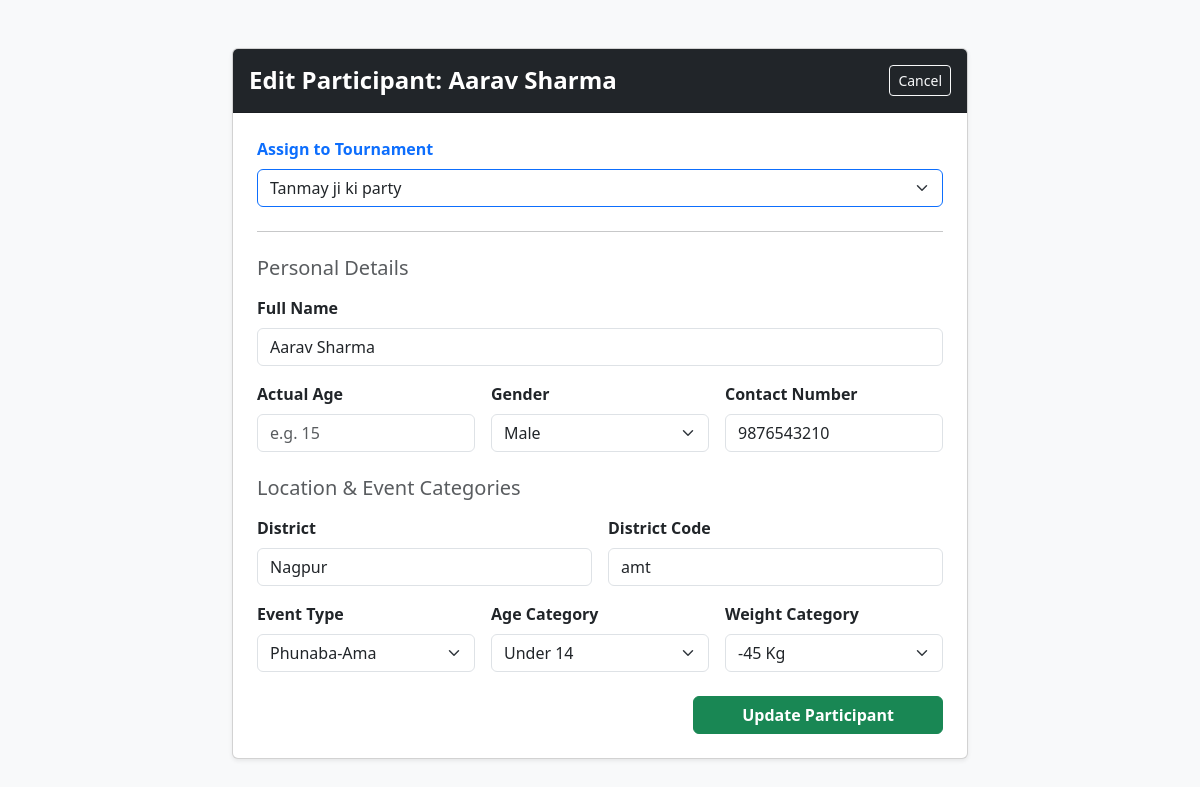
The page /participants/22/edit/ (signed in) on the database its author committed.
### thangta/models.py (models this page shows, shortened)
class Participant(models.Model):
    class GenderChoices(models.TextChoices):
        MALE = 'Male', 'Male'
        FEMALE = 'Female', 'Female'
    class EventTypeChoices(models.TextChoices):
        PHUNABA_AMA = 'Phunaba-Ama', 'Phunaba-Ama'
        PHUNABA_ANISHUBA = 'Phunaba-Anishuba', 'Phunaba-Anishuba'
    class AgeCategory(models.TextChoices):
        UNDER_14 = 'U14', 'Under 14'
        UNDER_18 = 'U18', 'Under 18'
        OVER_18 = 'O18', 'Over 18'
    class WeightCategory(models.TextChoices):
        MINUS_21 = '-21', '-21 Kg'
        MINUS_25 = '-25', '-25 Kg'
        MINUS_29 = '-29', '-29 Kg'
        MINUS_33 = '-33', '-33 Kg'
        MINUS_37 = '-37', '-37 Kg'
        MINUS_40 = '-40', '-40 Kg'
        MINUS_41 = '-41', '-41 Kg'
        MINUS_44 = '-44', '-44 Kg'
        MINUS_45 = '-45', '-45 Kg'
        MINUS_49 = '-49', '-49 Kg'
        MINUS_52 = '-52', '-52 Kg'
        MINUS_53 = '-53', '-53 Kg'
        MINUS_56 = '-56', '-56 Kg'
        MINUS_75 = '-75', '-75 Kg'
        PLUS_53 = '+53', '+53 Kg'
    tournament = models.ForeignKey(
        Tournament,
        on_delete=models.CASCADE,
        related_name='participants',
        null=True, blank=True
    )
    name = models.CharField(max_length=200, null=True, blank=True)
    actual_age = models.IntegerField(null=True, blank=True, help_text="Age in numbers")
    date_of_birth = models.DateField(null=True, blank=True) # Add this!
    age = models.IntegerField(default = 0)
    gender = models.CharField(max_length=10, choices=GenderChoices.choices, null=True, blank=True)
    contact = models.CharField(max_length=15, null=True, blank=True)
    district = models.CharField(max_length=100)
    district_code = models.CharField(max_length=20)
    event_type = models.CharField(max_length=50, choices=EventTypeChoices.choices, null=True, blank=True)
    age_category = models.CharField(
        max_length=3,
        choices=AgeCategory.choices,
        help_text="Select the participant's age group."
    )
    weight_category = models.CharField(
        max_length=4,
        choices=WeightCategory.choices,
        help_text="Select the participant's weight class."
    )

### thangta/views.py (the view)
# urls.py: path('participants/<int:pk>/edit/', ParticipantUpdateView.as_view(), name='participant-edit'),
class ParticipantUpdateView(AdminOrJudgeRequiredMixin, UpdateView):
    model = Participant
    fields = ['tournament', 'name', 'actual_age', 'gender', 'contact', 'district', 'district_code', 'event_type', 'age_category', 'weight_category']
    template_name = 'participant_form.html'
    success_url = reverse_lazy('participant-list')
    def get_context_data(self, **kwargs):
        context = super().get_context_data(**kwargs)
        context['is_update'] = True
        return context

### thangta/models.py (called while the page is built)
    def __str__(self):
        return self.name

### thangta/permissions.py (called while the page is built)
    def dispatch(self, request, *args, **kwargs):
        if not request.user.is_authenticated or  request.user.role not in ['JUDGE', 'ADMIN']:
            return self.handle_no_permission() # Redirects to login or shows 403
        return super().dispatch(request, *args, **kwargs)

### thangta/templates/participant_form.html (shortened to what this page needs)
{% load widget_tweaks %}
<!DOCTYPE html>
<html lang="en">
<head>
    <link href="https://cdn.jsdelivr.net/npm/bootstrap@5.3.0/dist/css/bootstrap.min.css" rel="stylesheet">
</head>
<body class="bg-light p-4">
<div class="container">
    <div class="row justify-content-center">
        <div class="col-md-8">
            <div class="card shadow-sm mt-4">
                <div class="card-header bg-dark text-white d-flex justify-content-between align-items-center py-3">
                    <h4 class="m-0 fw-bold">
                        {% if is_update %}
                            Edit Participant: {{ form.instance.name }}
                        {% else %}
                            Register New Participant
                        {% endif %}
                    </h4>
                    <a href="{% url 'participant-list' %}" class="btn btn-sm btn-outline-light">Cancel</a>
                </div>
                <div class="card-body p-4">
                    <form method="POST">
                        <div class="mb-4">
                            <label class="form-label fw-bold text-primary">Assign to Tournament</label>
                            {{ form.tournament|add_class:"form-select border-primary" }}
                        </div>
                        <hr class="mb-4">
                        <h5 class="mb-3 text-muted">Personal Details</h5>
                        <div class="row g-3 mb-4">
                            <div class="col-md-12">
                                <label class="form-label fw-bold">Full Name</label>
                                {{ form.name|add_class:"form-control"|attr:"placeholder:Enter athlete's name" }}
                            </div>
                            <div class="col-md-4">
                                <label class="form-label fw-bold">Actual Age</label>
                                {{ form.actual_age|add_class:"form-control"|attr:"placeholder:e.g. 15" }}
                            </div>
                            <div class="col-md-4">
                                <label class="form-label fw-bold">Gender</label>
                                {{ form.gender|add_class:"form-select" }}
                            </div>
                            <div class="col-md-4">
                                <label class="form-label fw-bold">Contact Number</label>
                                {{ form.contact|add_class:"form-control" }}
                            </div>
                        </div>
                        <h5 class="mb-3 text-muted">Location & Event Categories</h5>
                        <div class="row g-3 mb-4">
                            <div class="col-md-6">
                                <label class="form-label fw-bold">District</label>
                                {{ form.district|add_class:"form-control"|attr:"placeholder:e.g. Nagpur" }}
                            </div>
                            <div class="col-md-6">
                                <label class="form-label fw-bold">District Code</label>
                                {{ form.district_code|add_class:"form-control"|attr:"placeholder:e.g. MH-31" }}
                            </div>
                            <div class="col-md-4">
                                <label class="form-label fw-bold">Event Type</label>
                                {{ form.event_type|add_class:"form-select" }}
                            </div>
                            <div class="col-md-4">
                                <label class="form-label fw-bold">Age Category</label>
                                {{ form.age_category|add_class:"form-select" }}
                            </div>
                            <div class="col-md-4">
                                <label class="form-label fw-bold">Weight Category</label>
                                {{ form.weight_category|add_class:"form-select" }}
                            </div>
                        </div>
                        <div class="d-grid gap-2 d-md-flex justify-content-md-end mt-4">
                            <button type="submit" class="btn btn-success px-5 fw-bold">
                                {% if is_update %}Update Participant{% else %}Save Participant{% endif %}
                            </button>
                        </div>
                    </form>
                </div>
            </div>
        </div>
    </div>
</div>
</body>
</html>

### rows shown on the page
Participant: instance.name "Aarav Sharma", tournament "Tanmay ji ki party", name "Aarav Sharma", gender "Male", contact "9876543210", district "Nagpur", district_code "amt", event_type "Phunaba-Ama", age_category "Under 14", weight_category "-45 Kg"
